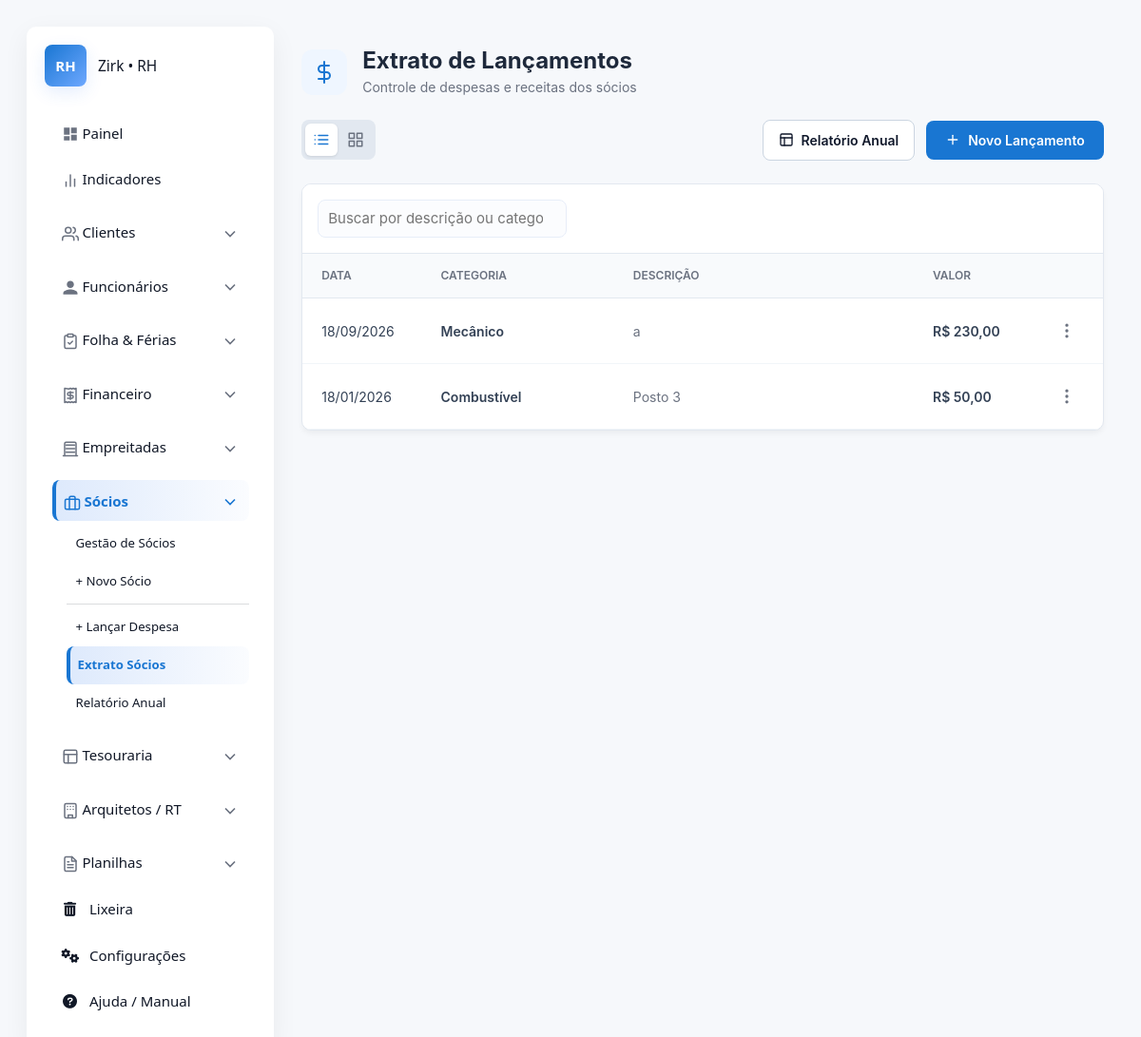
Page /socios/extrato/ (signed in) on the earlier database version.
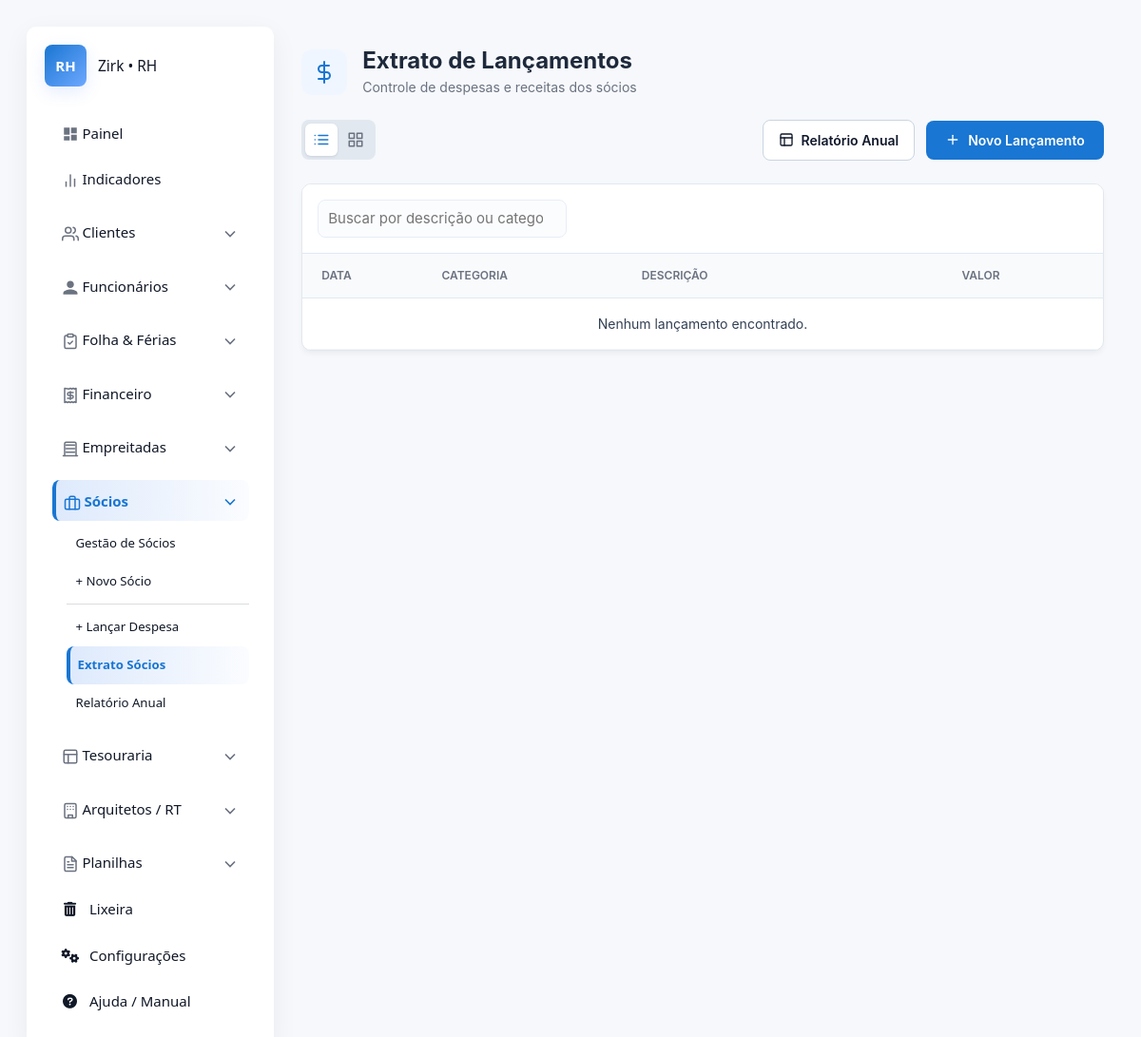
Same page on the later database version.
### apps/socios/models.py (models this page shows, shortened)
class LancamentoSocio(SoftDeleteMixin):
    socio = models.ForeignKey(Socio, on_delete=models.CASCADE, verbose_name="Sócio")
    categoria = models.ForeignKey(CategoriaSocio, on_delete=models.PROTECT, verbose_name="Categoria")
    data = models.DateField("Data", default=timezone.now)
    valor = models.DecimalField("Valor (R$)", max_digits=12, decimal_places=2)
    observacao = models.CharField("Observação", max_length=255, blank=True, null=True)
    class Meta:
        ordering = ['-data']

class CategoriaSocio(models.Model):
    GRUPO_CHOICES = [
        ('RENDA_FAMILIAR', 'Renda Familiar'),
        ('HABITACAO', 'Habitação'),
        ('SAUDE', 'Saúde'),
        ('TRANSPORTE', 'Transporte'),
        ('AUTOMOVEL', 'Automóvel'),
        ('DESPESAS_PESSOAIS', 'Despesas Pessoais'),
        ('LAZER', 'Lazer'),
        ('DEPENDENTES', 'Dependentes'),
    ]
    grupo = models.CharField(max_length=50, choices=GRUPO_CHOICES)
    nome = models.CharField(max_length=100)
    class Meta:
        ordering = ['id']
        unique_together = ('grupo', 'nome')

### apps/socios/views.py (the view)
# urls.py: path('extrato/', views.listar_lancamentos, name='listar_lancamentos'),
@login_required
def listar_lancamentos(request):
    lancamentos = LancamentoSocio.objects.select_related('categoria', 'socio').order_by('-data')
    context = {
        'lancamentos': lancamentos
    }
    return render(request, 'core/socios/lista_lancamentos.html', context)

### apps/configuracoes/context_processors.py (called while the page is built)
def configuracoes_globais(request):
    return {}

### apps/configuracoes/mixin.py (called while the page is built)
    def get_queryset(self):
        return super().get_queryset().filter(is_deleted=False)

### apps/ferias/service.py (called while the page is built, shortened)
def gerar_novo_periodo_aquisitivo(funcionario):
    if getattr(funcionario, 'is_deleted', False):
        return None
    if not hasattr(funcionario, 'dados_trabalhistas'):
        return None
    dados = funcionario.dados_trabalhistas
    data_admissao = dados.data_admissao_marcenaria or dados.data_admissao_contabilidade
    if not data_admissao:
        return None
    ultimo_periodo = funcionario.periodos_aquisitivos.order_by('-data_fim').first()
    hoje = timezone.now().date()
    data_limite_retroativa = hoje - relativedelta(years=2)
    data_inicio_calculada = None
    if not ultimo_periodo:
        data_inicio_calculada = data_admissao
    else:
        if ultimo_periodo.data_fim >= hoje:
            return None  # Período atual ainda está vigente
        data_inicio_calculada = ultimo_periodo.data_fim + timedelta(days=1)

### templates/core/socios/lista_lancamentos.html (shortened to what this page needs)
{% extends 'core/base.html' %}
{% load static %}
{% block content %}
<div class="rh-container">
    <div class="page-header">
        <div class="header-icon">
            <svg xmlns="http://www.w3.org/2000/svg" width="24" height="24" viewBox="0 0 24 24" fill="none" stroke="currentColor" stroke-width="2" stroke-linecap="round" stroke-linejoin="round"><line x1="12" y1="1" x2="12" y2="23"/><path d="M17 5H9.5a3.5 3.5 0 0 0 0 7h5a3.5 3.5 0 0 1 0 7H6"/></svg>
        </div>
        <div class="header-content">
            <h1>Extrato de Lançamentos</h1>
            <p>Controle de despesas e receitas dos sócios</p>
        </div>
    </div>
    <div class="top-section">
        <div class="view-switcher">
            <button class="view-btn active" id="btnList" onclick="switchView('list')" title="Visualização em Lista">
            </button>
            <button class="view-btn" id="btnGrid" onclick="switchView('grid')" title="Visualização em Grade">
            </button>
        </div>
        <div class="top-actions">
            <a href="{% url 'socios:relatorio_anual' %}" class="rh-btn-outline">
                <svg xmlns="http://www.w3.org/2000/svg" width="16" height="16" viewBox="0 0 24 24" fill="none" stroke="currentColor" stroke-width="2" stroke-linecap="round" stroke-linejoin="round"><rect x="3" y="3" width="18" height="18" rx="2" ry="2"/><line x1="3" y1="9" x2="21" y2="9"/><line x1="9" y1="21" x2="9" y2="9"/></svg>
                Relatório Anual
            </a>
            <button onclick="openActionModal('{% url 'socios:registrar_despesa' %}')" class="rh-btn-primary">
                <svg xmlns="http://www.w3.org/2000/svg" width="16" height="16" viewBox="0 0 24 24" fill="none" stroke="currentColor" stroke-width="2" stroke-linecap="round" stroke-linejoin="round"><path d="M12 5v14"/><path d="M5 12h14"/></svg>
                Novo Lançamento
            </button>
        </div>
    </div>
    <div class="list-panel">
        <div class="toolbar">
            <input id="searchInput" class="rh-search input" type="search" placeholder="Buscar por descrição ou categoria..." onkeyup="filterContent()">
        </div>
        <div id="listView" class="table-responsive">
            <table class="rh-table">
                <thead>
                    <tr>
                        <th width="15%">Data</th>
                        <th width="25%">Categoria</th>
                        <th width="40%">Descrição</th>
                        <th width="15%">Valor</th>
                        <th width="5%"></th>
                    </tr>
                </thead>
                <tbody>
                    {% for lancamento in lancamentos %}
                    <tr class="search-item" data-text="{{ lancamento.categoria.nome }} {{ lancamento.observacao|default:'' }}">
                        <td>{{ lancamento.data|date:"d/m/Y" }}</td>
                        <td style="font-weight: 600; color: #334155;">{{ lancamento.categoria.nome }}</td>
                        <td style="color: var(--muted);">{{ lancamento.observacao|default:"-" }}</td>
                        <td style="font-weight: 600;">R$ {{ lancamento.valor }}</td>
                        <td style="text-align: right;">
                            <div class="action-menu">
                                <button class="dots-btn" onclick="toggleMenu('menu-{{ lancamento.pk }}')">
                                    <svg xmlns="http://www.w3.org/2000/svg" width="20" height="20" viewBox="0 0 24 24" fill="none" stroke="currentColor" stroke-width="2" stroke-linecap="round" stroke-linejoin="round"><circle cx="12" cy="12" r="1"/><circle cx="12" cy="5" r="1"/><circle cx="12" cy="19" r="1"/></svg>
                                </button>
                            </div>
                        </td>
                    </tr>
                    {% empty %}
                    <tr><td colspan="5" class="empty-msg">Nenhum lançamento encontrado.</td></tr>
                    {% endfor %}
                </tbody>
            </table>
        </div>
    </div>
</div>
{% endblock %}

Differences in the rows shown:
removed LancamentoSocio: data "18/09/2026", categoria.nome "Mecânico", observacao "a", valor "230,00"
removed LancamentoSocio: data "18/01/2026", categoria.nome "Combustível", observacao "Posto 3", valor "50,00"
Other differences:
text now shown: "Nenhum lançamento encontrado."
